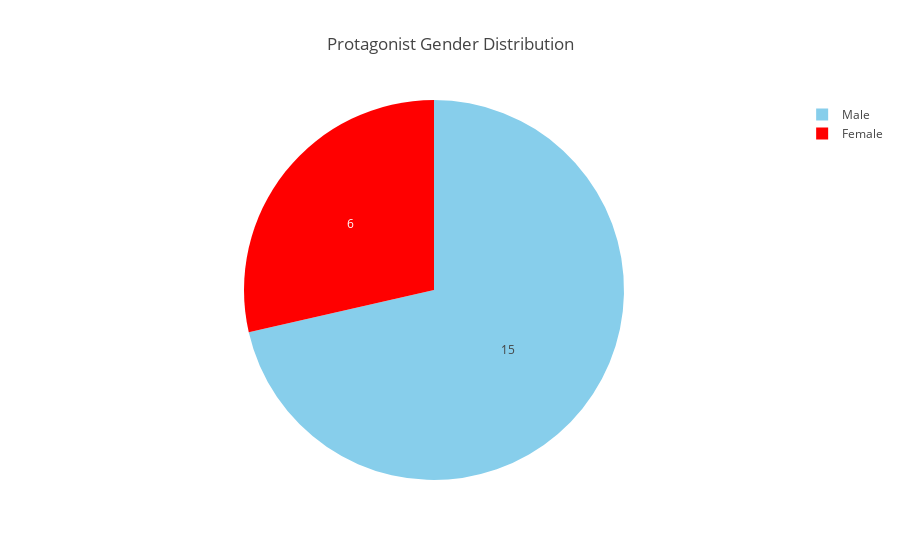

The notebook cell this image was saved under:
### Code cell
# Bar plot to visualize protagonist gender distribution

fig = {
    'data': [
        dict(
            labels = ['Male', 'Female'],
            values = [15, 6],
            type = 'pie',
            sort = False,
            hoverinfo = 'label+percent',
            textinfo = 'value',
            marker = dict(colors = ['skyblue', 'red'])
        )
],
    'layout' : 
        dict(
            title = 'Protagonist Gender Distribution'
    )
}

iplot(fig)

### Figure 1 — Plotly figure (JSON) as saved in the notebook; plotly's stock layout.template omitted (floating-point values rounded to 4 significant figures)
{"data": [{"hoverinfo": "label+percent", "labels": ["Male", "Female"], "marker": {"colors": ["skyblue", "red"]}, "sort": false, "textinfo": "value", "type": "pie", "uid": "30f34c8d-9a6e-42da-8789-7844944088bf", "values": [15, 6]}], "layout": {"title": {"text": "Protagonist Gender Distribution"}}}
